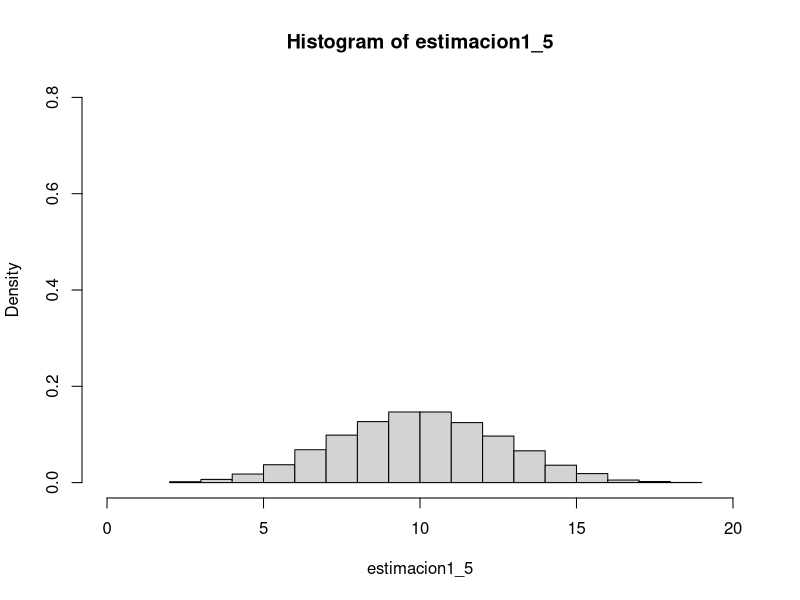
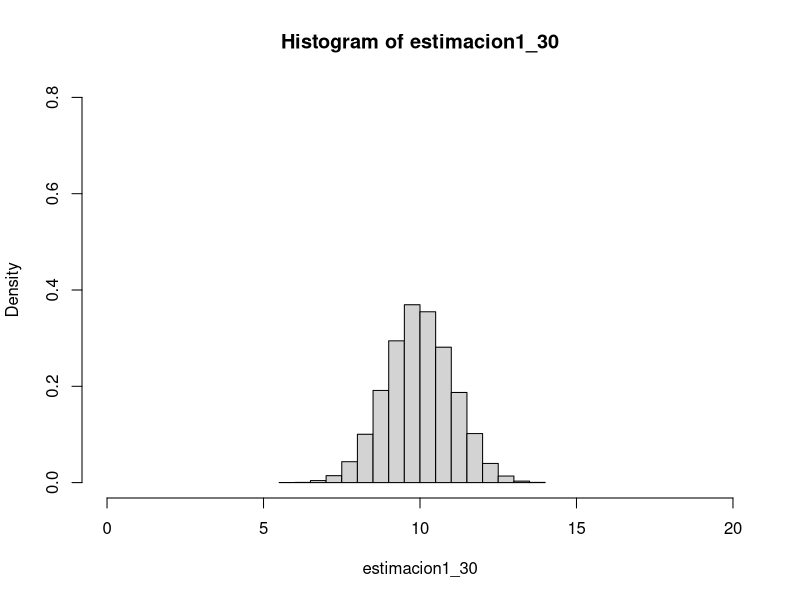
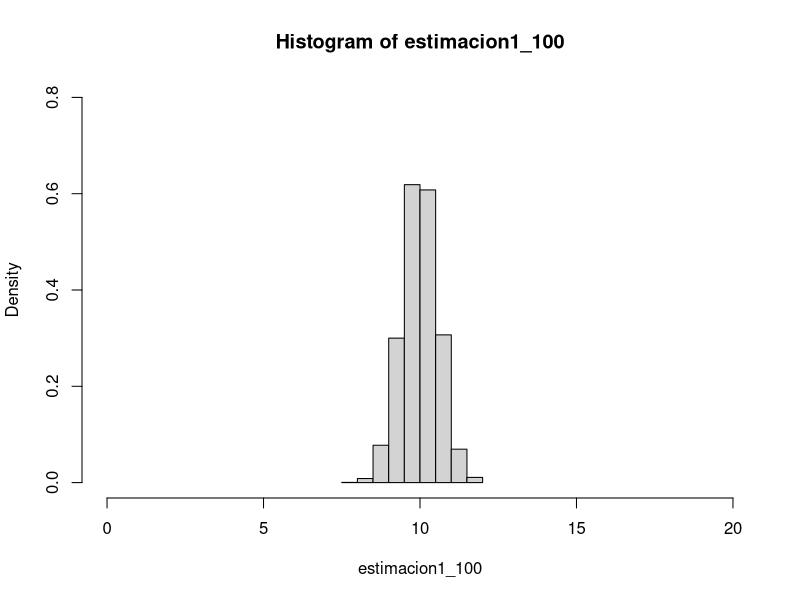
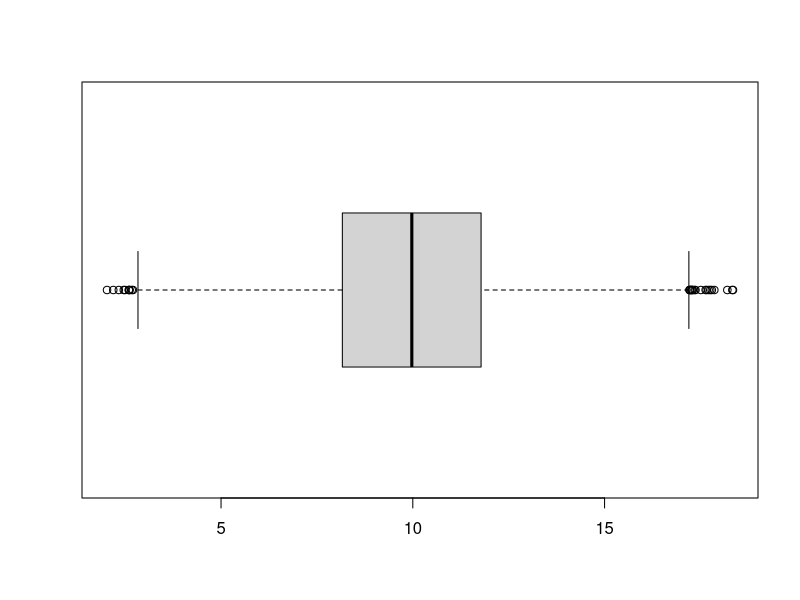
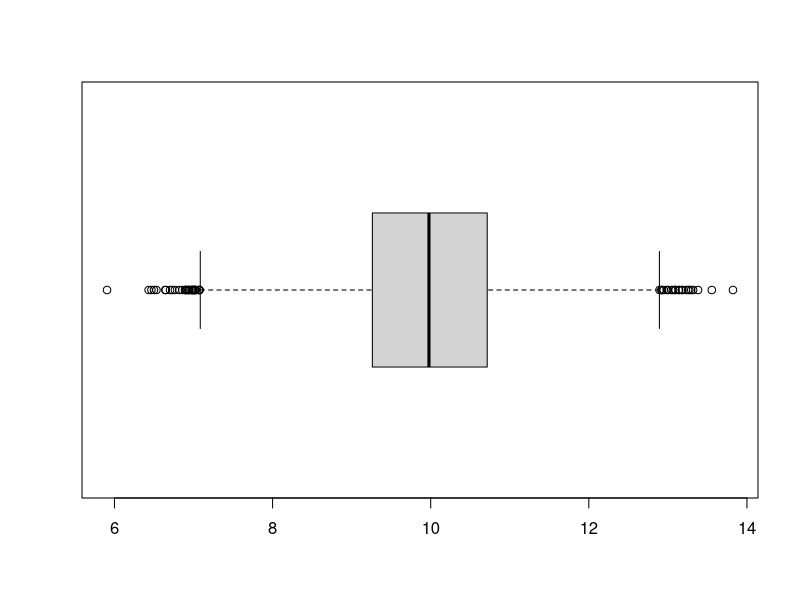
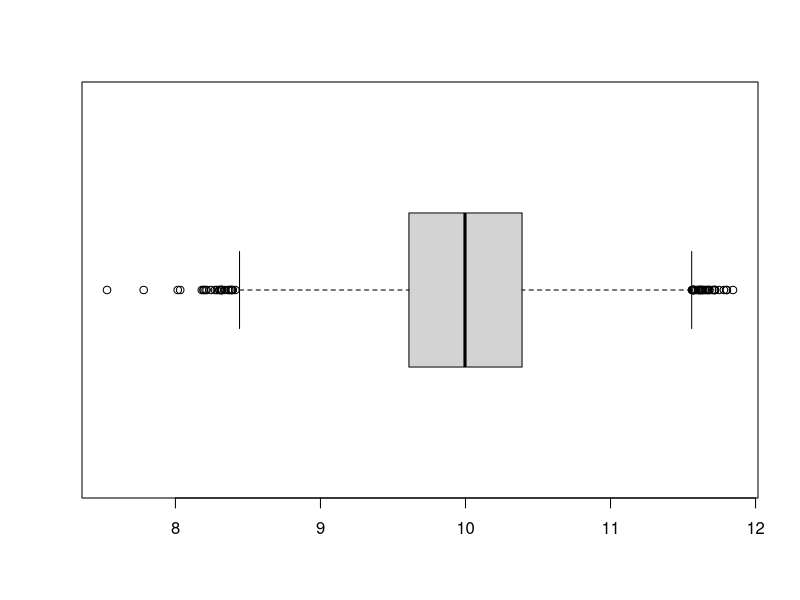
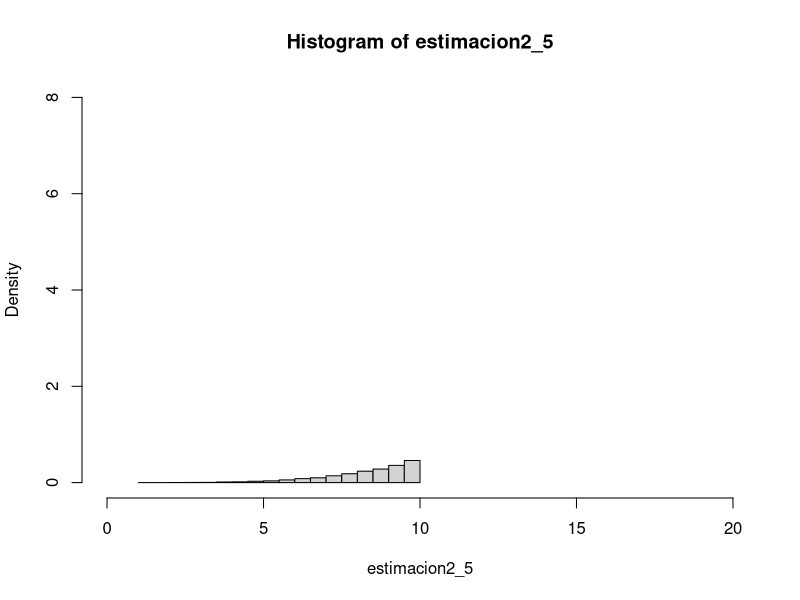
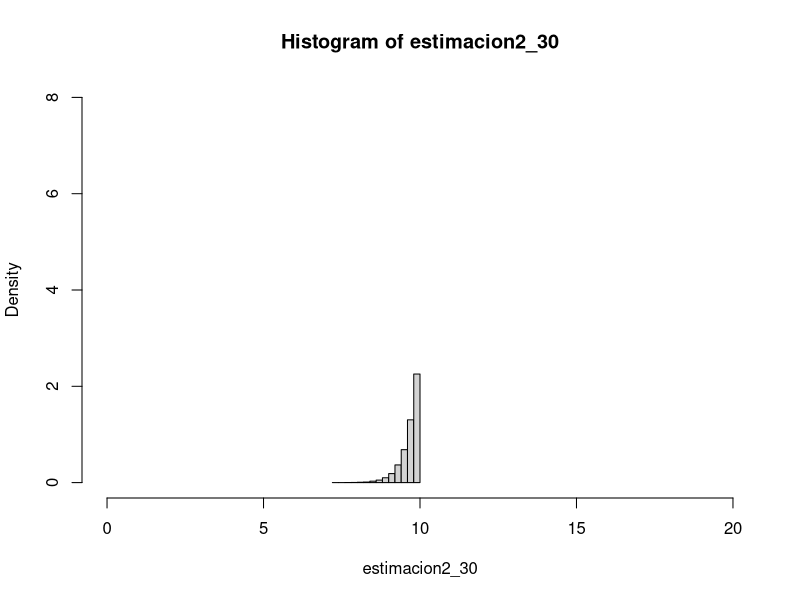

Recreate these plots in R, in order.
## ---- chunk 1
est1 <- function(...){
  estimacion <- mean(...)*2
  return(estimacion)
}
## ---- chunk 2
est2 <- function(datos){
  maximo <- 0
  for(i in datos){
    maximo <- max(maximo, i)
  }
  return(maximo)
}
## ---- chunk 3
muestra1 <- c(1.17, 1.75, 0.28, 2.56, 2.36, 0.36, 1.82, 0.24, 1.17, 1.86)
muestra1

## ---- chunk 4
est1_muestra1 <- est1(muestra1)
est1_muestra1

est2_muestra2 <- est2(muestra1)
est2_muestra2
## ---- chunk 5
muestra2 <- c(0.66, 0.07, 0.62, 0.65, 1.33, 0.40, 1.17, 1.11, 2.01, 2.98)
muestra2
## ---- chunk 6
est1_muestra2 <- est1(muestra2)
est1_muestra2

est2_muestra2 <- est2(muestra2)
est2_muestra2
## ---- chunk 7
Nrep <- 10000
estimaciones_funcion <- function(n, x){
  estimaciones <- rep(NA, Nrep)
  for(i in 1:Nrep){
    datos_n <- runif(n, min = 0, max = 10)
    if(x == 1){
      estimaciones[i] <- est1(datos_n)
    }
    else{
      estimaciones[i] <- est2(datos_n)
    }
  }
  return(estimaciones)
}
## ---- chunk 8
estimacion1_5 <- estimaciones_funcion(5, 1)

estimacion1_30 <- estimaciones_funcion(30, 1)

estimacion1_100 <- estimaciones_funcion(100, 1)
## ---- chunk 9

hist(estimacion1_5, probability = T, xlim = c(0,20), ylim  = c(0, 0.8))

hist(estimacion1_30, probability = T, xlim = c(0,20), ylim = c(0, 0.8))

hist(estimacion1_100, probability = T, xlim = c(0, 20), ylim = c(0, 0.8))
## ---- chunk 10

boxplot(estimacion1_5, horizontal = T)

boxplot(estimacion1_30, horizontal = T)

boxplot(estimacion1_100, horizontal = T)
## ---- chunk 11
mean(estimacion1_5)
mean(estimacion1_30)
mean(estimacion1_100)
## ---- chunk 12
estimacion2_5 <- estimaciones_funcion(5, 2)

estimacion2_30 <- estimaciones_funcion(30, 2)

estimacion2_100 <- estimaciones_funcion(100, 2)
## ---- chunk 13

hist(estimacion2_5, probability = T, xlim = c(0,20), ylim  = c(0, 8))

hist(estimacion2_30, probability = T, xlim = c(0,20), ylim = c(0, 8))

hist(estimacion2_100, probability = T, xlim = c(0, 20), ylim = c(0, 8))
## ---- chunk 14

boxplot(estimacion2_5, horizontal = T)

boxplot(estimacion2_30, horizontal = T)

boxplot(estimacion2_100, horizontal = T)
